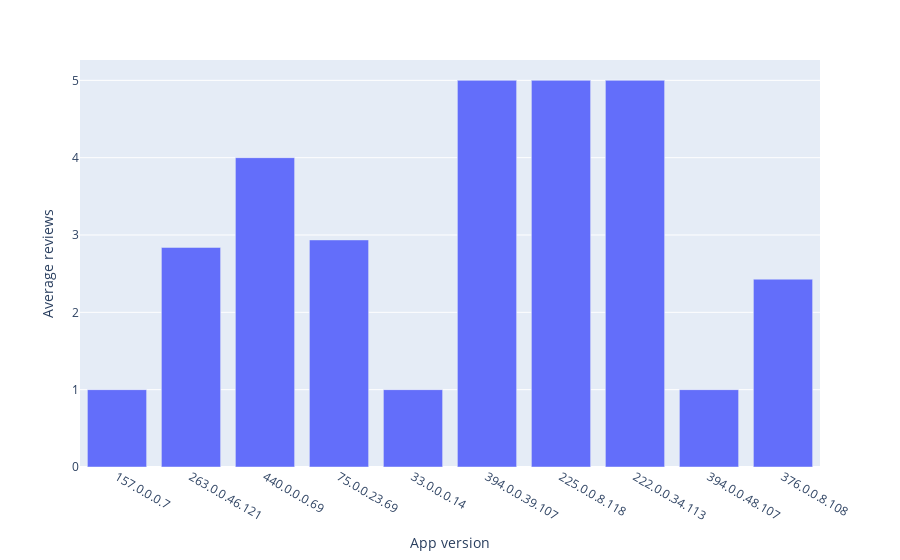

Notebook cell for this chart:
### Markdown cell above
#### Average Review by App Version on Sample of 10

### Code cell
fig = px.bar(app_average.sample(10),
            x='author_app_version',
            y='review_rating',
            hover_data = {
               'review_rating': ':,.2f' 
            },
            labels = {
                'author_app_version': 'App version',
                'review_rating': 'Average reviews'
            })
fig.show()

### Figure 1 — Plotly figure (JSON) as saved in the notebook; plotly's stock layout.template omitted (floating-point values rounded to 4 significant figures)
{"data": [{"alignmentgroup": "True", "hovertemplate": "App version=%{x}<br>Average reviews=%{y:,.2f}<extra></extra>", "legendgroup": "", "marker": {"color": "#636efa", "pattern": {"shape": ""}}, "name": "", "offsetgroup": "", "orientation": "v", "showlegend": false, "textposition": "auto", "type": "bar", "x": ["157.0.0.0.7", "263.0.0.46.121", "440.0.0.0.69", "75.0.0.23.69", "33.0.0.0.14", "394.0.0.39.107", "225.0.0.8.118", "222.0.0.34.113", "394.0.0.48.107", "376.0.0.8.108"], "xaxis": "x", "y": [1, 2.84, 4, 2.936, 1, 5, 5, 5, 1, 2.429], "yaxis": "y"}], "layout": {"barmode": "relative", "legend": {"tracegroupgap": 0}, "margin": {"t": 60}, "xaxis": {"anchor": "y", "domain": [0, 1], "title": {"text": "App version"}}, "yaxis": {"anchor": "x", "domain": [0, 1], "title": {"text": "Average reviews"}}}}
